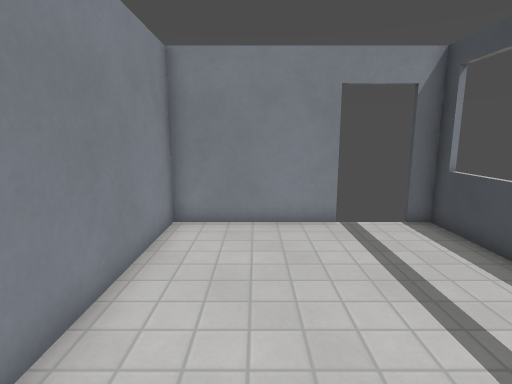
[1] (above)

12 first-person views from a walk through a level from a Godot 3-D game. The camera is 1.4 m above the floor, tilts 10° down and sees 80° across. The floor is counted in squares, 0.5 m on a side. Each view is taken from the middle of a square. On the plan, view 1 faces up. The plan holds only what a view shows up to about 20 squares ahead; the rest is blank. Some surface patterns are stand-ins.

[2]
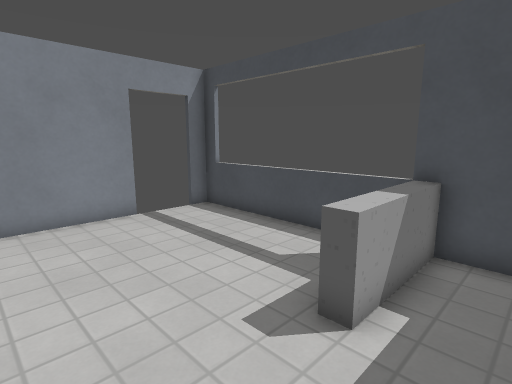

[3]
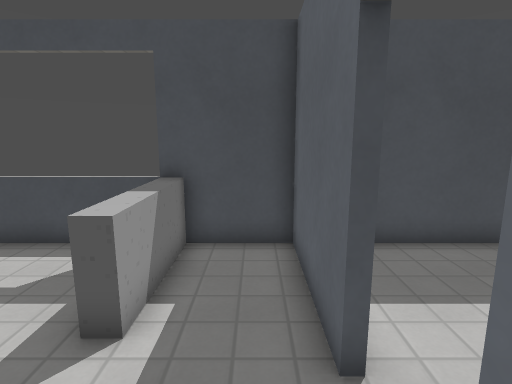

[4]
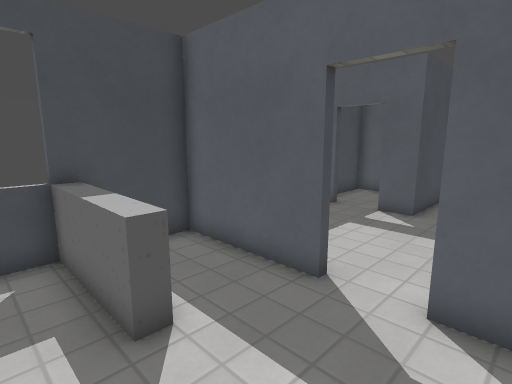

[5]
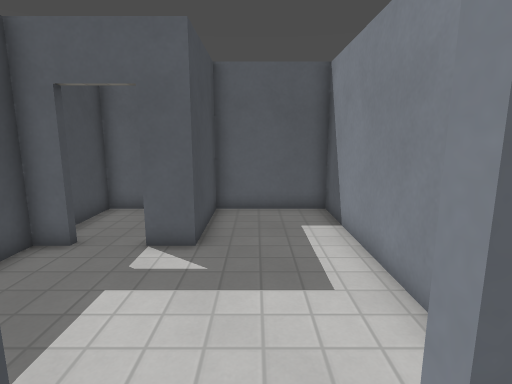

[6]
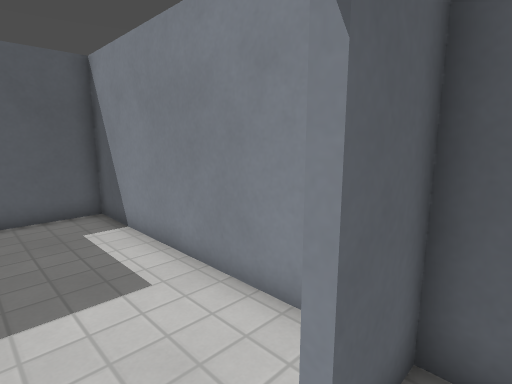

[7]
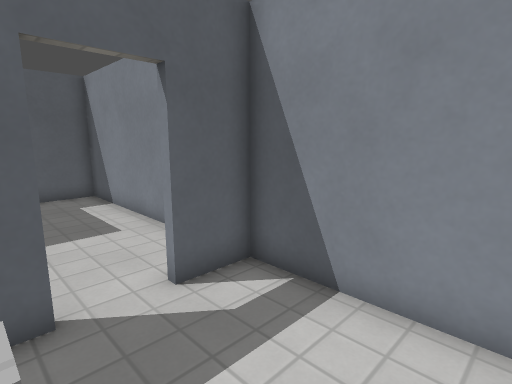

[8]
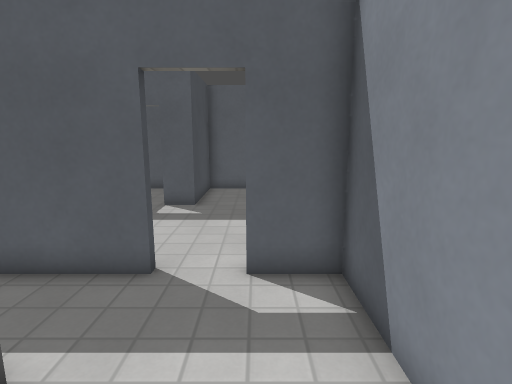

[9]
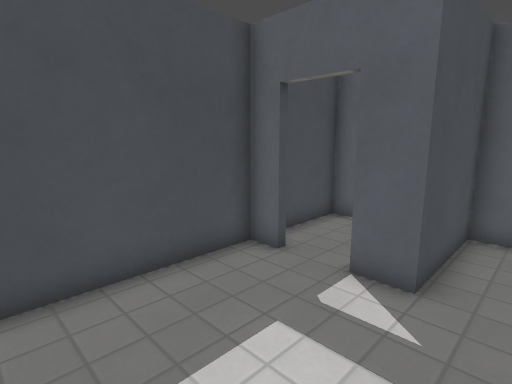

[10]
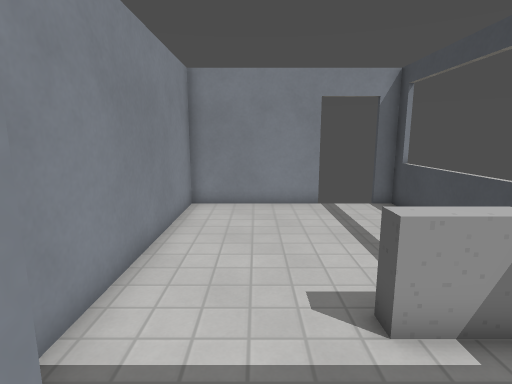

[11]
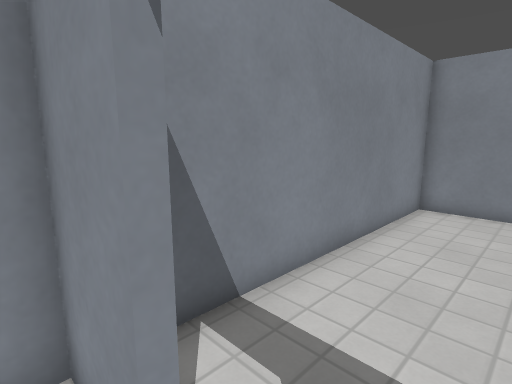

[12]
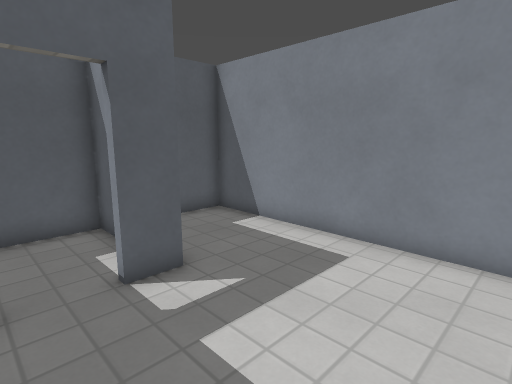

### Floor plan
Points are (right, up) in squares from view 1. A wall is a line through its corners. A room is listed if a view was taken in it or the views show most of it. See-through windows are left out.
Room 1 (views 1, 2, 3, 5, 6)
walls: (1.1, -2) (5.9, -2) (5.9, 1.5); (-2.8, 0.5) (-2.8, -2) (-0.8, -2) (-0.8, -2.3)
low walls: (6, 0.9) (1.9, 0.9)
ways out: opening at (-0.5, 1.5) to room 2; opening at (0.5, -2) to room 3
Room 2 (views 4, 7, 8)
walls: (1.9, 1.5) (6.1, 1.5); (2.8, 10) (-2.8, 10) (-2.8, 0.5); (5.9, 1.5) (5.9, 10) (5, 10)
low walls: (1.9, 0.9) (1.9, 1.5)
ways out: opening at (-0.5, 1.5) to room 1
Room 3 (views 9, 10, 11, 12)
walls: (4.9, -9.1) (4.9, -8.7) (5.9, -8.7) (5.9, -3.2); (1.9, -11.8) (1.9, -13) (5.9, -13) (5.9, -10.1); (-0.8, -2.3) (-2.8, -2.3) (-2.8, -13) (1.6, -13) (1.6, -8.7) (3, -8.7)
ways out: opening at (0.5, -2) to room 1

Positions as (right, up) in squares from view 1, and headings:
1: (0, 0), facing up
2: (-2, -1), facing up-right
3: (-2, -1), facing right
4: (-2, 3), facing down-right
5: (0, -1), facing down
6: (1, -1), facing down-left
7: (2, 3), facing down-left
8: (-1, 4), facing down
9: (0, -3), facing down-right
10: (0, -3), facing up
11: (1, -3), facing up-left
12: (5, -3), facing down-left
